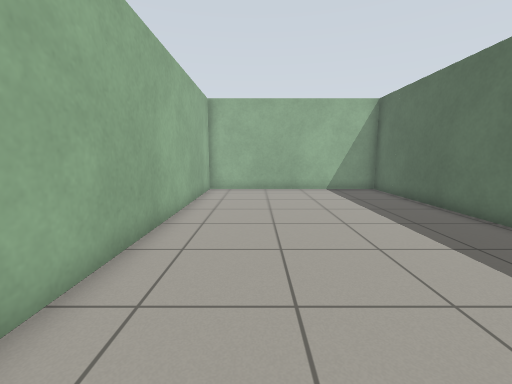
view 1 (above)

16 first-person views from a walk through a Gazebo world. The camera is 0.94 m above the floor, tilts 8° down and sees 90° across. The floor is counted in squares, 0.5 m on a side. Each view is taken from the middle of a square. On the plan, view 1 faces up. The plan holds only what a view shows up to about 15 squares ahead; the rest is blank.

view 2
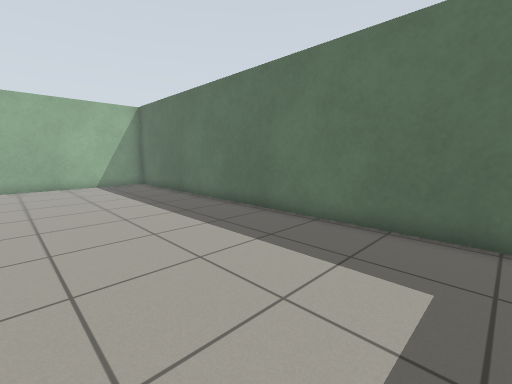

view 3
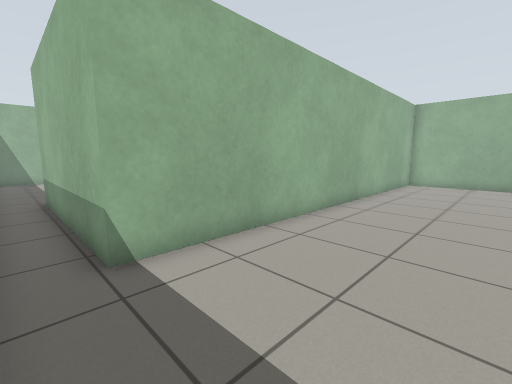

view 4
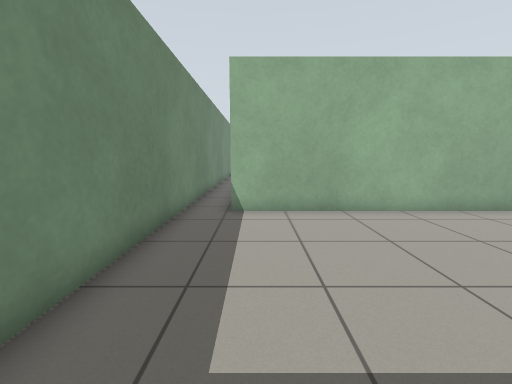

view 5
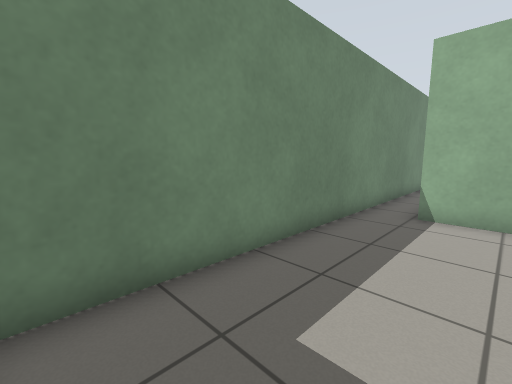

view 6
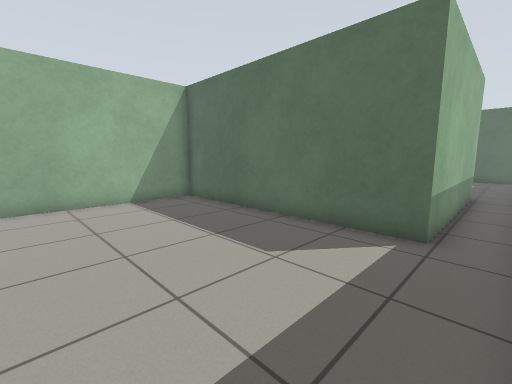

view 7
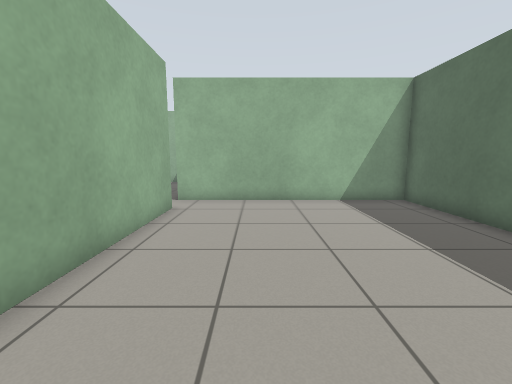

view 8
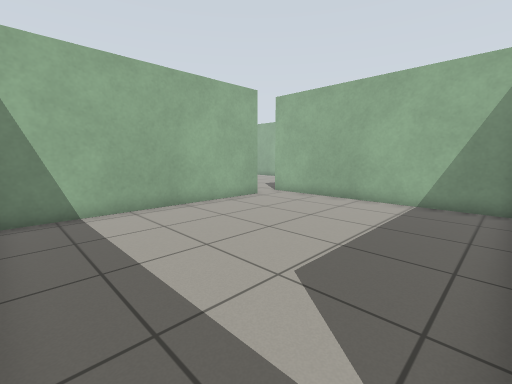

view 9
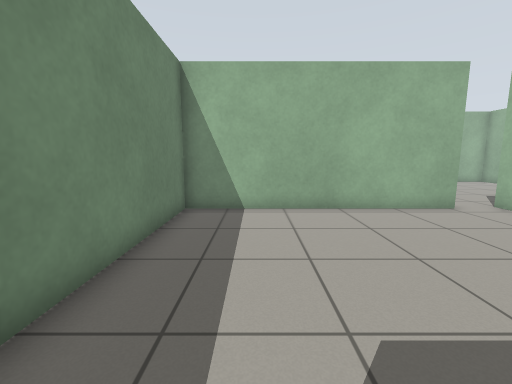

view 10
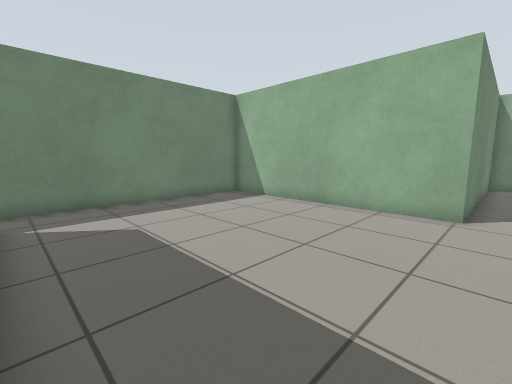

view 11
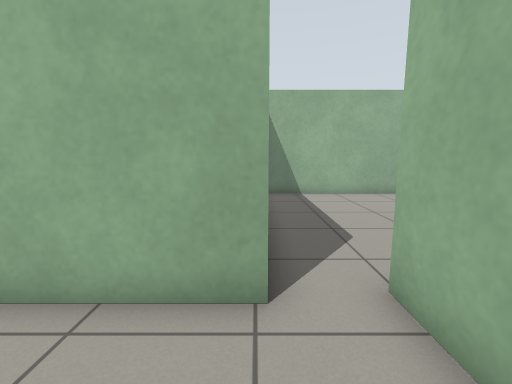

view 12
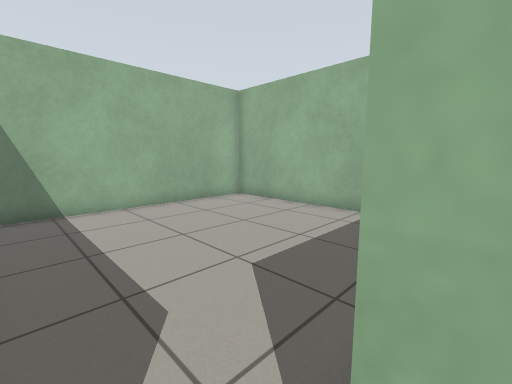

view 13
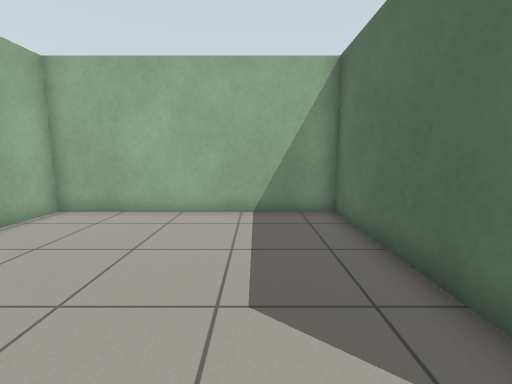

view 14
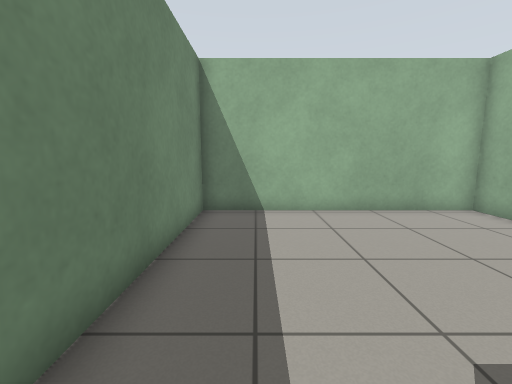

view 15
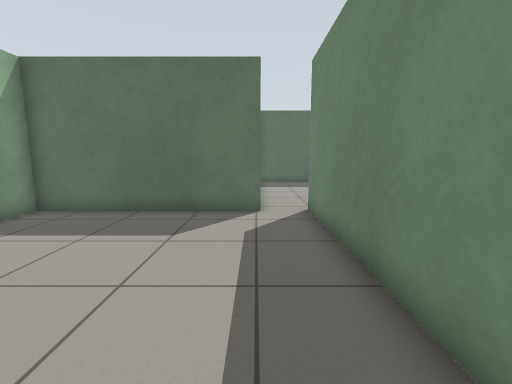

view 16
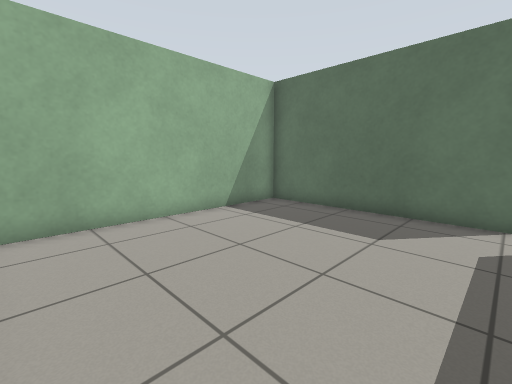

### Floor plan
Ten units are one square. View 1 is at (0, 0); x grows to the right and y downward. Boxes are objects, and circles mark ways between rooms. Rooms are numbered by the first view taken in them; rooms with no view inside come last. Other rooms are left out.
<svg viewBox="-302 -150 375 200">
<path fill="none" stroke="#000" d="M68 32 68 -145 -26 -145 -26 28M-25 45 62 45M-200 -52 -200 45 -25 45M-26 28 -106 28 -106 -69 -203 -69M-203 -69 -203 -145 -297 -145 -297 -52 -200 -52"/>
<circle cx="-20" cy="40" r="3" fill="#2a7"/>
<circle cx="-200" cy="-60" r="3" fill="#2a7"/>
<text x="20" y="-50">1</text>
<text x="-140" y="-10">2</text>
<text x="-250" y="-100">3</text>
</svg>
Room 1 opens to room 2. Room 2 opens to room 3.

Where each view was taken, in squares from view 1:
view 1: 0 up, 0 right, facing up
view 2: 3 down, 0 right, facing up-right
view 3: 4 down, 2 right, facing up-left
view 4: 2 down, 6 right, facing left
view 5: 1 down, 6 right, facing down-left
view 6: 4 down, 17 left, facing up-right
view 7: 4 down, 17 left, facing up
view 8: 4 down, 11 left, facing up-left
view 9: 2 down, 11 left, facing left
view 10: 6 up, 11 left, facing down-left
view 11: 5 up, 17 left, facing left
view 12: 6 up, 20 left, facing up-left
view 13: 6 up, 23 left, facing up
view 14: 7 up, 21 left, facing left
view 15: 7 up, 29 left, facing right
view 16: 7 up, 29 left, facing up-right
